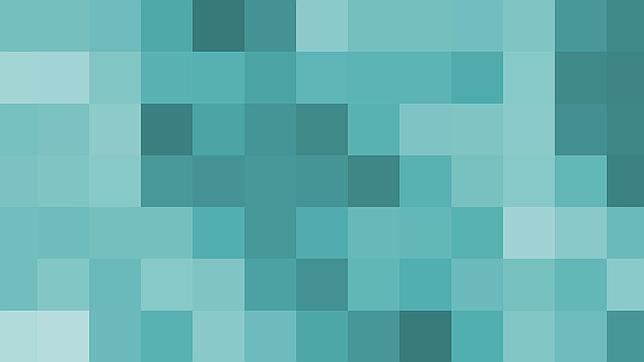
#> input picture codigo/contenidoCursoCodigos/4-OpenCV/2-Operaciones_con_imagenes/1.jpg, 644 x 362 px
$ python 1_traslacion.py
#> lines starting #> are read from the running program, lines starting #| are printed output that depends on the picture
# -*- coding: utf-8 -*-
"""
Created on Wed Jul 21 18:56:02 2021

@author: Jesus-Mtz
"""

import numpy as np
import cv2


imagen = cv2.imread("1.jpg") ## leemos la imagen a trasladar
#> imagen is the input picture: shape (362, 644, 3); mean B, G, R 178, 177.7, 102.1
imagen2 = cv2.resize(imagen,(100,50)) ##la redimensionamos para efectos practicos
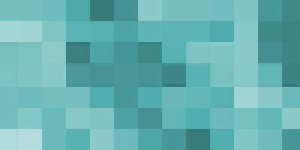
#> imagen2: shape (50, 100, 3) (shown 3 times larger); mean B, G, R 177.8, 177.4, 101.9
alto, ancho, _ = imagen2.shape ##obtenemos sus medidas
#> alto = 50; ancho = 100
print(alto)
#| 50
tx = 10 ##definimos la traslación en x
ty = 2 ## definimos la traslación en y

mT = np.array(([1,0,tx],[0,1,ty],[0,0,1]),np.uint8) ##creamos nuestra matríz de transformación

imgT = np.zeros((alto+2,ancho+10,3),np.uint8) ##generamos una imagen base donde se guardará la imagen trasladada


for i in range(alto): ##recorremos las filas de la matriz de la imagen
    for j in range(ancho): ## recorremos las columnas de la matriz de la imagen

        px = np.array(([j,i,1]),np.uint8) ##formamos nuestro vector [px,py,1]
        dot = np.dot(mT,px) ##aplicamos producto punto entre la matriz de transformación y el vector del pixel
        x = dot[0] ##extraemos el valor para x
        y = dot[1] ## extraemos el valor para y
        imgT[y,x] = imagen2[i,j] ## remplazamos los valores de los pixeles
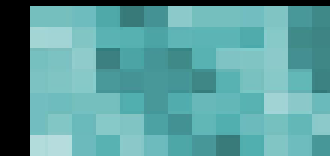
#> imgT: shape (52, 110, 3) (shown 3 times larger); mean B, G, R 155.4, 155.1, 89.1

cv2.namedWindow("org",cv2.WINDOW_NORMAL)
cv2.namedWindow("t",cv2.WINDOW_NORMAL)
cv2.imshow("org", imagen2) ##mostramos la imagen redimensionada
cv2.imshow("t",imgT) ##mostramos la imagen trasladada

cv2.waitKey() ##esperamos que se presione cualquier tecla
cv2.destroyAllWindows() ##se destruyen las centanas de opencv


# # otra forma de realizarlo

imagen = cv2.imread("1.jpg") ## leemos la imagen a trasladar
imagen2 = cv2.resize(imagen,(100,50)) ## redimensionamos para efectos practicos
alto, ancho, _ = imagen2.shape ##obtenemos las dimensiones de la imagen

tx = 20 ##definimos el desplazamiento en x
ty = 2 ##definimos el desplazamiento en y

mT = np.array(([1,0,tx],[0,1,ty],[0,0,1]),np.uint8) ##generamos la matriz de traslación

imgT = np.zeros((alto+ty,ancho+tx,3),np.uint8) ##generamos la imagen en la cual se va a guardar la imagen trasladada


for i in range(alto): ##recorremos las filas
    for j in range(ancho): ##recorremos las columnas
        x = j+tx ##sumamos el desplazamiento en x al indice de las columnas
        y = i+ty ##sumamos el desplazamiento en y al indice de las filas
        imgT[y,x] = imagen2[i,j] ## remplazamos los pixeles en las imagenes
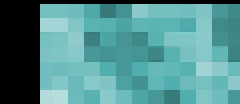
#> imgT: shape (52, 120, 3) (shown 2 times larger); mean B, G, R 142.4, 142.2, 81.6

cv2.namedWindow("org",cv2.WINDOW_NORMAL)
cv2.namedWindow("t",cv2.WINDOW_NORMAL)

cv2.imshow("org", imagen2) ##mostramos la imagen redimensionada
cv2.imshow("t",imgT) ##mostramos la imagen trasladada

cv2.waitKey() ##esperamos que se presione cualquier tecla
cv2.destroyAllWindows() ##se destruyen las centanas de opencv


##la forma rapida con opencv

# imagen = cv2.imread('1.jpg') ##leemos la imagen a trasladar

# # Store height and width of the image
# height, width = imagen.shape[:2] #obtenemos las dimenciones de la imagen

# mT = np.float32([[1, 0, 100], [0, 1, 2]]) ##generamos la matriz de transformación

# ## utilizamos la función cv2.warpAffine(), esta recibe la imagen a trasladar, la matríz de transformación y las dimensiones originales de la imagen
# ##a trasladar, nos devuelve la imagen con la traslación aplicada
# imgT = cv2.warpAffine(imagen, mT, (width, height))

# cv2.imshow("org", imagen) ##mostramos la imagen redimensionada
# cv2.imshow("t",imgT) ##mostramos la imagen trasladada

# cv2.waitKey() ##esperamos que se presione cualquier tecla
# cv2.destroyAllWindows() ##se destruyen las centanas de opencv

$ run again, with codigo/contenidoCursoCodigos/4-OpenCV/2-Operaciones_con_imagenes/casaDibujo.jpg copied over codigo/contenidoCursoCodigos/4-OpenCV/2-Operaciones_con_imagenes/1.jpg
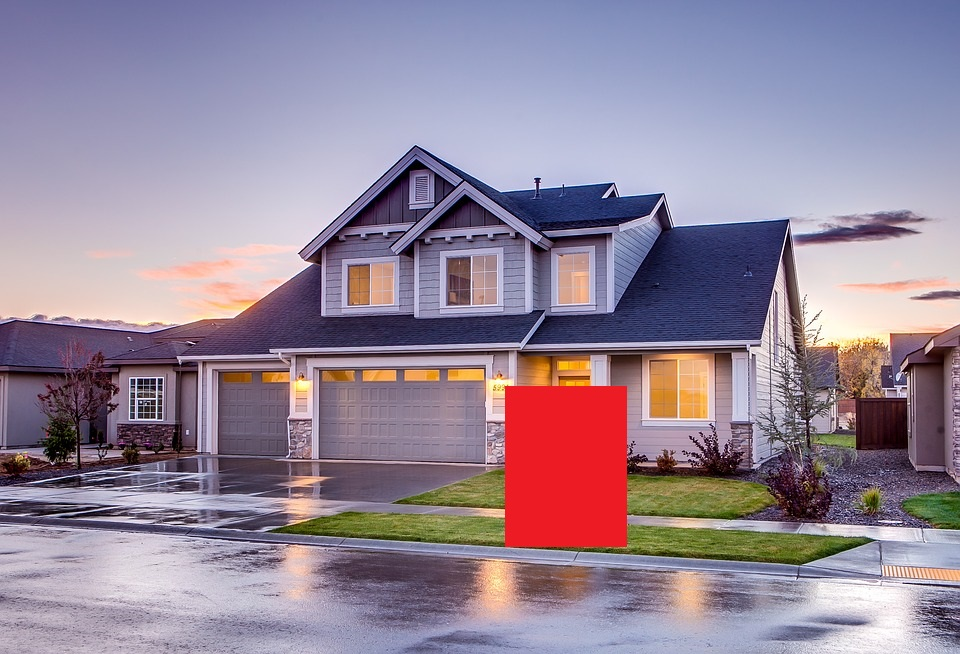
#> input picture codigo/contenidoCursoCodigos/4-OpenCV/2-Operaciones_con_imagenes/casaDibujo.jpg, 960 x 654 px
#> imagen is the input picture: shape (654, 960, 3); mean B, G, R 152.6, 134.4, 148.9
#| 50
#> after the loop `for i in range(alto):`:
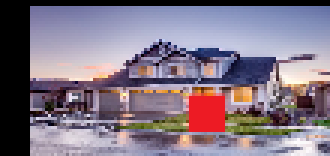
#> imgT: shape (52, 110, 3) (shown 3 times larger); mean B, G, R 133.3, 117.5, 129.9
#> after the loop `for i in range(alto):`:
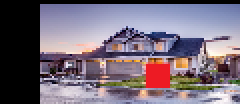
#> imgT: shape (52, 120, 3) (shown 2 times larger); mean B, G, R 122.2, 107.7, 119.1

$ run again, with codigo/contenidoCursoCodigos/4-OpenCV/2-Operaciones_con_imagenes/2.png saved as codigo/contenidoCursoCodigos/4-OpenCV/2-Operaciones_con_imagenes/1.jpg
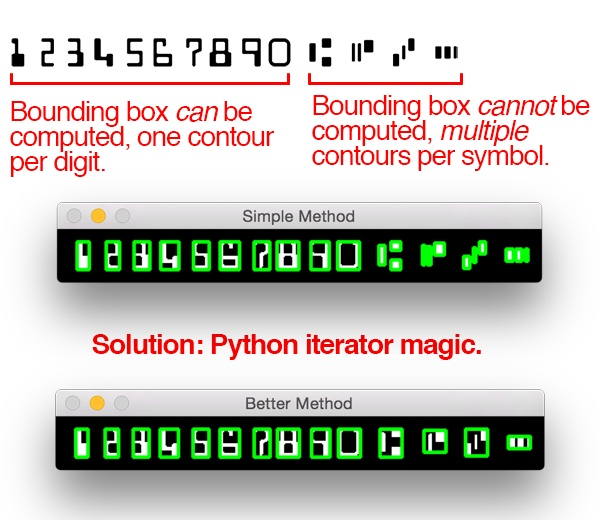
#> input picture codigo/contenidoCursoCodigos/4-OpenCV/2-Operaciones_con_imagenes/2.png, 600 x 520 px
#> imagen is the input picture: shape (520, 600, 3); mean B, G, R 186.7, 193.6, 195.2
#| 50
#> after the loop `for i in range(alto):`:
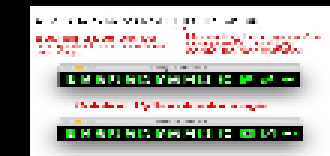
#> imgT: shape (52, 110, 3) (shown 3 times larger); mean B, G, R 166.1, 170.9, 172.5
#> after the loop `for i in range(alto):`:
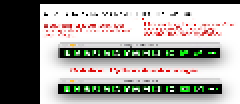
#> imgT: shape (52, 120, 3) (shown 2 times larger); mean B, G, R 152.3, 156.6, 158.1
